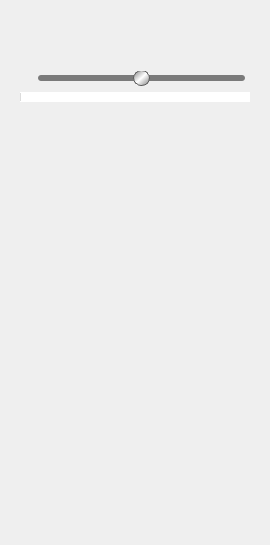
     <widget class="QWidget" name="fixed_audio_and_image" native="true">
      <property name="sizePolicy">
       <sizepolicy hsizetype="Fixed" vsizetype="Fixed">
        <horstretch>0</horstretch>
        <verstretch>0</verstretch>
       </sizepolicy>
      </property>
      <property name="minimumSize">
       <size>
        <width>270</width>
        <height>0</height>
       </size>
      </property>
      <property name="maximumSize">
       <size>
        <width>270</width>
        <height>575</height>
       </size>
      </property>
      <property name="styleSheet">
       <string notr="true"/>
      </property>
      <layout class="QGridLayout" name="gridLayout_11">
       <item row="0" column="0">
        <widget class="QWidget" name="audio_widget" native="true">
         <property name="sizePolicy">
          <sizepolicy hsizetype="Preferred" vsizetype="Fixed">
           <horstretch>0</horstretch>
           <verstretch>0</verstretch>
          </sizepolicy>
         </property>
         <property name="styleSheet">
          <string notr="true">
QWidget {
	border: 0px;
}
QPushButton {
    border: 0px solid gray;
	border-color: #1d5eff;
    border-radius: 25px;
	background-color: transparent;
}</string>
         </property>
         <layout class="QGridLayout" name="gridLayout_3">
          <item row="0" column="0">
           <widget class="QPushButton" name="play">
            <property name="enabled">
             <bool>false</bool>
            </property>
            <property name="sizePolicy">
             <sizepolicy hsizetype="Preferred" vsizetype="Preferred">
              <horstretch>0</horstretch>
              <verstretch>0</verstretch>
             </sizepolicy>
            </property>
            <property name="minimumSize">
             <size>
              <width>45</width>
              <height>45</height>
             </size>
            </property>
            <property name="text">
             <string/>
            </property>
            <property name="checkable">
             <bool>false</bool>
            </property>
           </widget>
          </item>
          <item row="0" column="1">
           <widget class="QPushButton" name="pause">
            <property name="enabled">
             <bool>false</bool>
            </property>
            <property name="sizePolicy">
             <sizepolicy hsizetype="Minimum" vsizetype="Preferred">
              <horstretch>0</horstretch>
              <verstretch>0</verstretch>
             </sizepolicy>
            </property>
            <property name="minimumSize">
             <size>
              <width>45</width>
              <height>45</height>
             </size>
            </property>
            <property name="text">
             <string/>
            </property>
            <property name="checkable">
             <bool>false</bool>
            </property>
           </widget>
          </item>
          <item row="0" column="2">
           <widget class="QPushButton" name="stop">
            <property name="enabled">
             <bool>false</bool>
            </property>
            <property name="sizePolicy">
             <sizepolicy hsizetype="Minimum" vsizetype="Preferred">
              <horstretch>0</horstretch>
              <verstretch>0</verstretch>
             </sizepolicy>
            </property>
            <property name="minimumSize">
             <size>
              <width>45</width>
              <height>45</height>
             </size>
            </property>
            <property name="text">
             <string/>
            </property>
           </widget>
          </item>
          <item row="0" column="3">
           <widget class="QPushButton" name="loop">
            <property name="sizePolicy">
             <sizepolicy hsizetype="Minimum" vsizetype="Preferred">
              <horstretch>0</horstretch>
              <verstretch>0</verstretch>
             </sizepolicy>
            </property>
            <property name="minimumSize">
             <size>
              <width>45</width>
              <height>45</height>
             </size>
            </property>
            <property name="text">
             <string/>
            </property>
            <property name="checkable">
             <bool>true</bool>
            </property>
           </widget>
          </item>
          <item row="2" column="0" colspan="4">
           <widget class="QProgressBar" name="audio_progress">
            <property name="enabled">
             <bool>false</bool>
            </property>
            <property name="sizePolicy">
             <sizepolicy hsizetype="Expanding" vsizetype="Fixed">
              <horstretch>0</horstretch>
              <verstretch>0</verstretch>
             </sizepolicy>
            </property>
            <property name="maximumSize">
             <size>
              <width>16777215</width>
              <height>10</height>
             </size>
            </property>
            <property name="styleSheet">
             <string notr="true"/>
            </property>
            <property name="value">
             <number>0</number>
            </property>
            <property name="textVisible">
             <bool>false</bool>
            </property>
           </widget>
          </item>
          <item row="1" column="0" colspan="4">
           <layout class="QHBoxLayout" name="horizontalLayout">
            <item>
             <widget class="QLabel" name="volume_label">
              <property name="sizePolicy">
               <sizepolicy hsizetype="Fixed" vsizetype="Fixed">
                <horstretch>0</horstretch>
                <verstretch>0</verstretch>
               </sizepolicy>
              </property>
              <property name="maximumSize">
               <size>
                <width>20</width>
                <height>20</height>
               </size>
              </property>
              <property name="text">
               <string/>
              </property>
              <property name="pixmap">
               <pixmap>themes/1-default/icons/volume.png</pixmap>
              </property>
              <property name="scaledContents">
               <bool>true</bool>
              </property>
             </widget>
            </item>
            <item>
             <widget class="QSlider" name="volume">
              <property name="styleSheet">
               <string notr="true">QSlider::groove:horizontal {
    /*border: 1px solid #999999;*/
    height: 6px; /* the groove expands to the size of the slider by default. by giving it a height, it has a fixed size */
    background: #7a7a7a;
    margin: 0 5px;
	border-radius: 3px
}

QSlider::handle:horizontal {
    background: qlineargradient(x1:0, y1:0, x2:1, y2:1, stop:0 gray, stop:0.5 white, stop:1.0 gray);
    border: 1px solid #5c5c5c;
    width: 15px;
    margin: -5px -5px; /* handle is placed by default on the contents rect of the groove. Expand outside the groove */
    border-radius: 8px;
}
</string>
              </property>
              <property name="minimum">
               <number>0</number>
              </property>
              <property name="maximum">
               <number>100</number>
              </property>
              <property name="singleStep">
               <number>10</number>
              </property>
              <property name="value">
               <number>50</number>
              </property>
              <property name="orientation">
               <enum>Qt::Horizontal</enum>
              </property>
             </widget>
            </item>
           </layout>
          </item>
         </layout>
        </widget>
       </item>
       <item row="1" column="0">
        <widget class="QLabel" name="spectrogram">
         <property name="sizePolicy">
          <sizepolicy hsizetype="Preferred" vsizetype="Preferred">
           <horstretch>0</horstretch>
           <verstretch>0</verstretch>
          </sizepolicy>
         </property>
         <property name="minimumSize">
          <size>
           <width>250</width>
           <height>417</height>
          </size>
         </property>
         <property name="toolTip">
          <string>Signal waterfall</string>
         </property>
         <property name="styleSheet">
          <string notr="true"/>
         </property>
         <property name="text">
          <string/>
         </property>
         <property name="pixmap">
          <pixmap>themes/1-system/icons/nosignalselected.png</pixmap>
         </property>
         <property name="scaledContents">
          <bool>true</bool>
         </property>
        </widget>
       </item>
      </layout>
     </widget>
